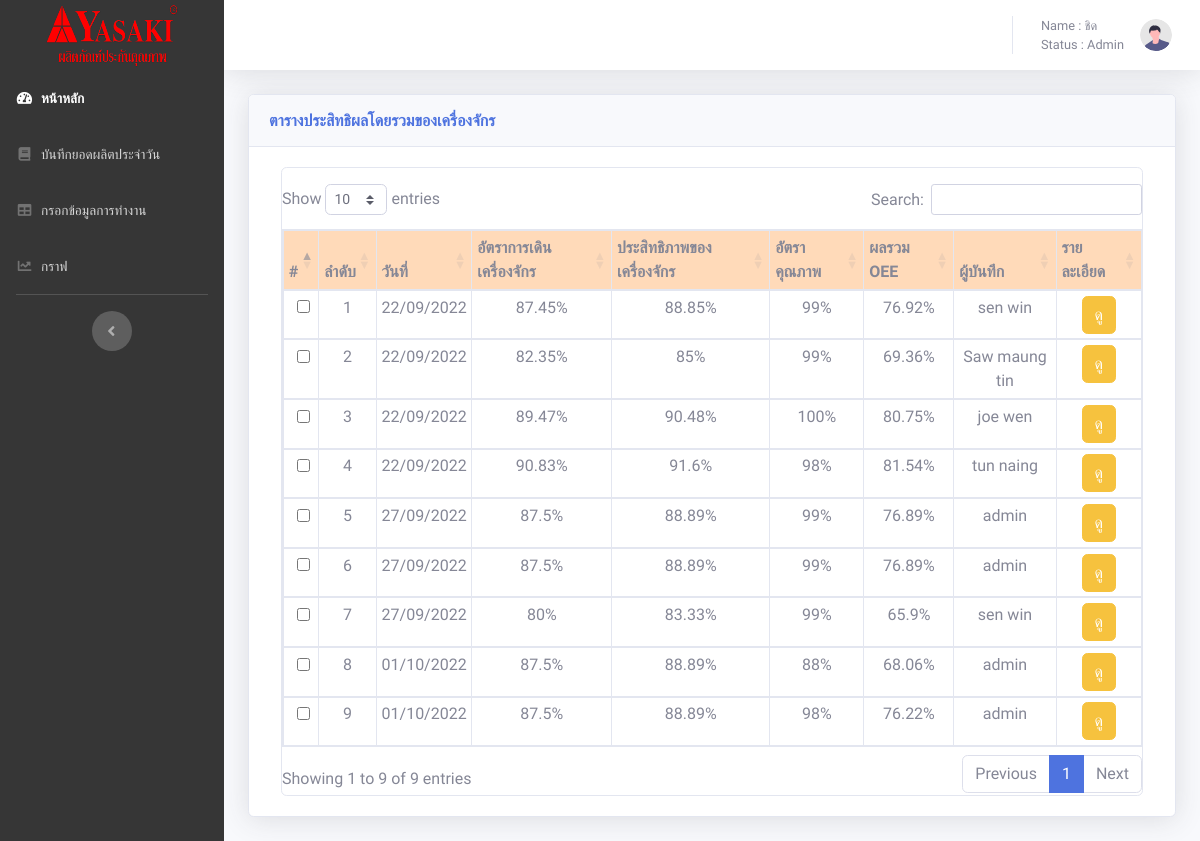
Screenshot of /charts.php (signed in) with the database file from the repository.
### tables this page shows
CREATE TABLE `report` (
  `id` int(10) NOT NULL,
  `AT` double NOT NULL,
  `SP` double NOT NULL,
  `WT` double NOT NULL,
  `MS` double NOT NULL,
  `MIX` double NOT NULL,
  `RT` double NOT NULL,
  `MSS` double NOT NULL,
  `TT` double NOT NULL,
  `NO` double NOT NULL,
  `NUM` double NOT NULL,
  `TOT` double NOT NULL,
  `TR` float NOT NULL,
  `TS` float NOT NULL,
  `NT` int(20) NOT NULL,
  `EU` float NOT NULL,
  `date` date DEFAULT NULL,
  `u_id` varchar(10) NOT NULL
);

CREATE TABLE `users` (
  `u_id` int(11) NOT NULL,
  `u_usersname` varchar(50) NOT NULL,
  `u_pssaword` int(20) NOT NULL,
  `Status` varchar(20) NOT NULL,
  `std2` varchar(50) NOT NULL,
  `mac_id` varchar(50) NOT NULL,
  `b_id` varchar(50) NOT NULL
);

### charts.php (the view, shortened to what this page needs)
<?php
require('config.php');
?>
<!DOCTYPE html>
<html lang="en">
<head>
    <link href="vendor/fontawesome-free/css/all.min.css" rel="stylesheet" type="text/css">
    <link href="css/sb-admin-2.min.css" rel="stylesheet">
    <link rel="stylesheet" type="text/css" href="https://cdn.datatables.net/1.12.1/css/dataTables.bootstrap5.min.css">
    <link rel="stylesheet" type="text/css" href="https://cdn.datatables.net/buttons/2.2.3/css/buttons.bootstrap5.min.css">
</head>
<body id="page-top" style="font-family: 'Pridi', serif;">
    <div id="wrapper">
        <ul class="navbar-nav  sidebar sidebar-dark accordion" style="background-color: rgb(54 54 54);" id="accordionSidebar">
            <a class="sidebar-brand d-flex align-items-center justify-content-center" href="home.php">
                <div class="">
                    <img src="img/logo.png" height="65px" width="140px">
                </div>
            </a>
            <li class="nav-item active">
                <a class="nav-link" href="home.php">
                    <i class="fas fa-fw fa-tachometer-alt"></i>
                    <span>หน้าหลัก</span></a>
            </li>
            <li class="nav-item">
                <a class="nav-link" href="tables.php">
                    <i class="fas fa-fw fa-book"></i>
                    <span>บันทึกยอดผลิตประจำวัน</span></a>
            </li>
            <li class="nav-item">
                <a class="nav-link" href="form.php">
                    <i class="fas fa-fw fa-table"></i>
                    <span>กรอกข้อมูลการทำงาน</span></a>
            </li>
            <li class="nav-item">
                <a class="nav-link" href="charts.php">
                    <i class="fas fa-fw fa-chart-line"></i>
                    <span>กราฟ</span></a>
            </li>
            <hr class="sidebar-divider d-none d-md-block">
            <div class="text-center d-none d-md-inline">
                <button class="rounded-circle border-0" id="sidebarToggle"></button>
            </div>
        </ul>
        <div id="content-wrapper" class="d-flex flex-column">
            <div id="content">
                <nav class="navbar navbar-expand navbar-light bg-white topbar mb-4 static-top shadow">
                    <ul class="navbar-nav ml-auto">
                        <li class="nav-item dropdown no-arrow">
                            <a class="nav-link dropdown-toggle" href="#" id="userDropdown" role="button" data-toggle="dropdown" aria-haspopup="true" aria-expanded="false">
                                <span class="mr-2 d-none d-lg-inline text-gray-600 small">Name : <?php echo $_SESSION["user"] ?> <br>Status : <?php echo $_SESSION["status"] ?> </span>
                                <img class="img-profile rounded-circle" src="img/undraw_profile.svg">
                            </a>
                        </li>
                    </ul>
                </nav>
                <div class="container-fluid">
                    <div class="card shadow mb-4">
                        <div class="card-header py-3">
                            <h6 class="m-0 font-weight-bold text-primary"> ตารางประสิทธิผลโดยรวมของเครื่องจักร</h6>
                        </div>
                        <div class="card-body">
                            <div class="mx-auto col-12">
                                <div class="card">
                                        <div class="row mt-3">
                                            <div class="col-12 mx-auto">
                                                <form action="charts.php" method="get">
                                                    <table class="table table-bordered text-center table-sm " id="dataTable">
                                                        <thead>
                                                            <tr bgcolor="PeachPuff">
                                                                <th>#</th>
                                                                <th>ลำดับ</th>
                                                                <th>วันที่</th>
                                                                <th>อัตราการเดินเครื่องจักร</th>
                                                                <th>ประสิทธิภาพของเครื่องจักร</th>
                                                                <th>อัตราคุณภาพ</th>
                                                                <th>ผลรวม OEE</th>
                                                                <th>ผู้บันทึก</th>
                                                                <th>รายละเอียด</th>
                                                        </thead>
                                                        <?php
                                                        mysqli_query($conn, 'SET NAMES UTF8');
                                                        $sql = "SELECT * FROM `report` INNER JOIN users on report.u_id = users.u_id;";
                                                        $query = mysqli_query($conn, $sql);
                                                        $n1 = 0;
                                                        while ($value = mysqli_fetch_array($query)) {
                                                            $d = date_create($value['date']);
                                                            $d1 = date_format($d, "d/m/Y");
                                                            $n1++;
                                                            echo '<tr>
                                                        <td>
                                                        <div class="form-check">
                                                        <input type="checkbox" class="form-check-input w-100" id="no[]" name="no[]" value="' . $value["id"] . '">
                                                        </div>
                                                        </td>
                                                        </td>
                                                        <td>' . $n1 . '</td>
                                                        <td>' . $d1 . '</td>
                                                        <td>' . $value['TR'] . '%' . ' </td>
                                                        <td>' . $value['TS'] . '%' . '</td>
                                                        <td>' . $value['NT'] . '%' . '</td>
                                                        <td>' . $value['EU'] . '%' . '</td>
                                                        <td>' . $value['u_usersname'] . '</td>
                                                        <td><a href=" charts.php=' . $value["id"] . '&name=' . $value["u_usersname"] . '&date=' . $d1 . '"><button type="submit"  class="btn btn-warning  "name="button" >ดู</button>
                                                     </button>
                                                        </a></td>
                                                    </a>
                                                    </tr>';
                                                        }
                                                        ?>
                                                    </table>
                                                </form>
                                            </div>
                                        </div>
                                    </div>
                                </div>
                            </div>
                        </div>
                </div>
            </div>
        </div>
    </div>
</body>
</html>

### charts.php (style rules this page uses)
body { background: #111; }

### rows the page displays
report: date "22/09/2022", TR "87.45", TS "88.85", NT "99", EU "76.92", u.u_usersname "sen win"
report: date "22/09/2022", TR "82.35", TS "85", NT "99", EU "69.36", u.u_usersname "Saw maung tin"
report: date "22/09/2022", TR "89.47", TS "90.48", NT "100", EU "80.75", u.u_usersname "joe wen"
report: date "22/09/2022", TR "90.83", TS "91.6", NT "98", EU "81.54", u.u_usersname "tun naing"
report: date "27/09/2022", TR "87.5", TS "88.89", NT "99", EU "76.89", u.u_usersname "admin"
report: date "27/09/2022", TR "87.5", TS "88.89", NT "99", EU "76.89", u.u_usersname "admin"
report: date "27/09/2022", TR "80", TS "83.33", NT "99", EU "65.9", u.u_usersname "sen win"
report: date "01/10/2022", TR "87.5", TS "88.89", NT "88", EU "68.06", u.u_usersname "admin"
report: date "01/10/2022", TR "87.5", TS "88.89", NT "98", EU "76.22", u.u_usersname "admin"

### other values shown
$_SESSION["user"] "ชิด"
$_SESSION["status"] "Admin"
